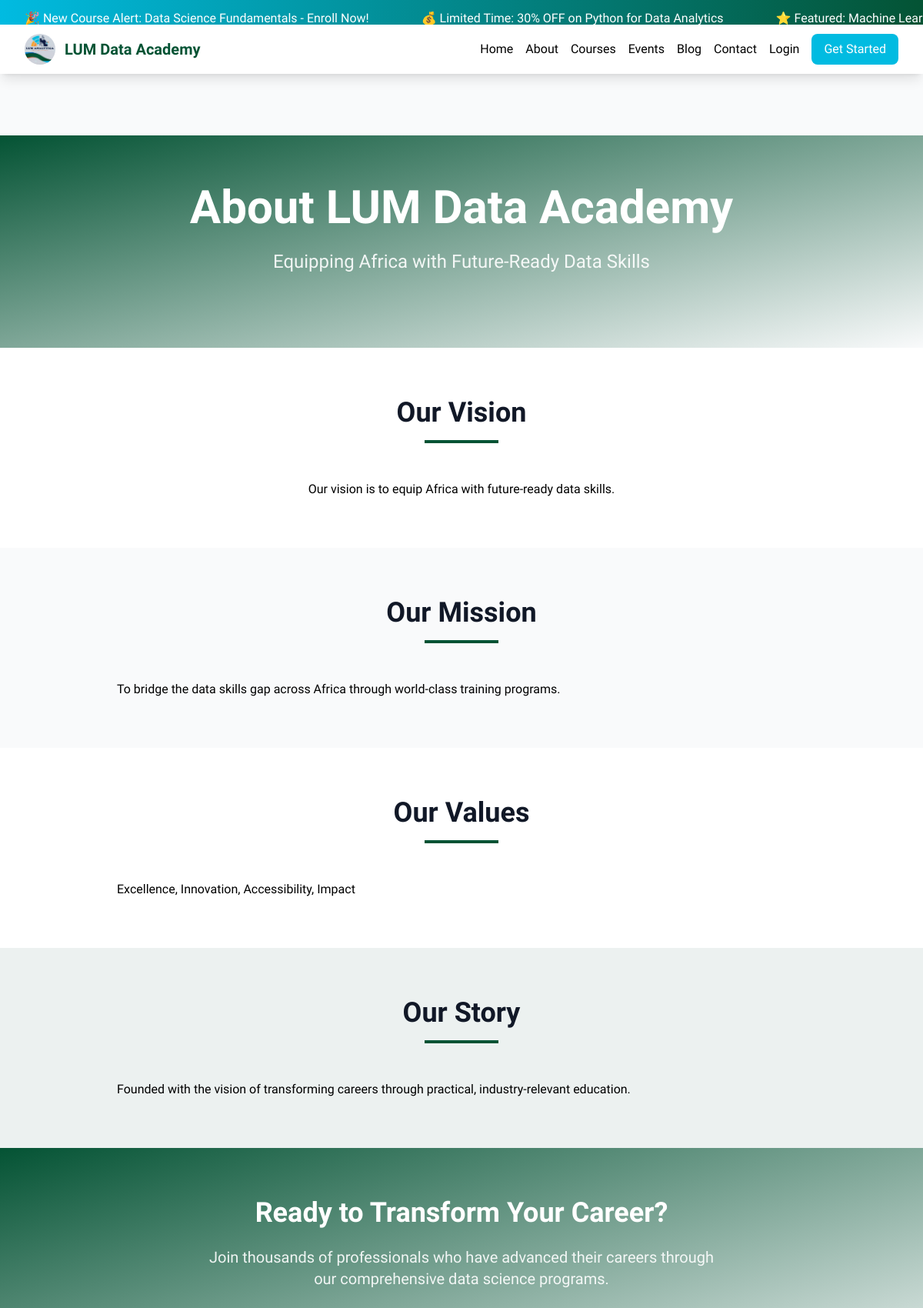
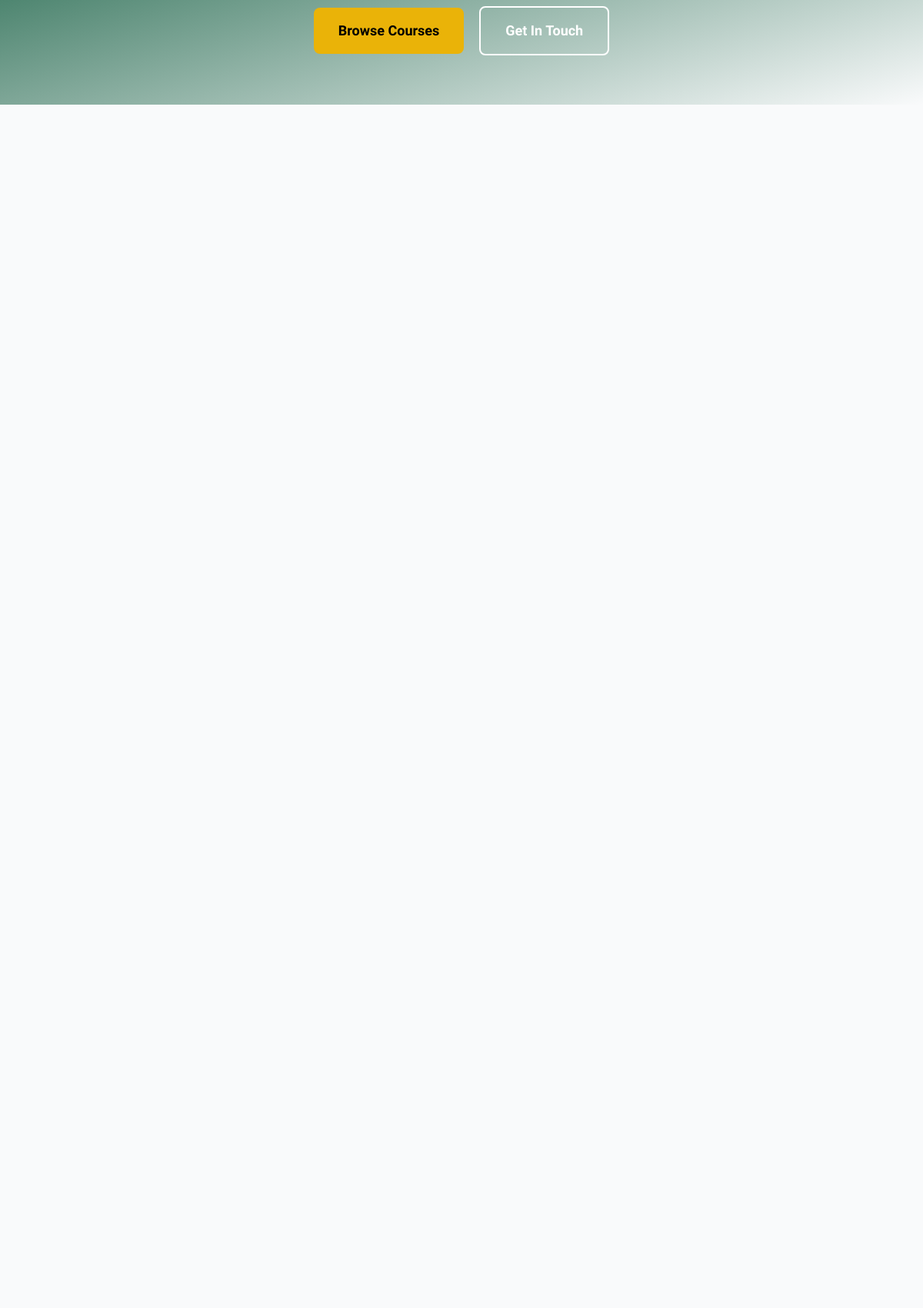
The page /about/ (upper part) on the database its author committed (2 pictures, top to bottom).
### core/models.py (models this page shows, shortened)
class AboutPage(models.Model):
    vision = CKEditor5Field(config_name='extends', help_text="Academy's vision statement")
    mission = CKEditor5Field(config_name='extends', help_text="Academy's mission statement")
    values = CKEditor5Field(config_name='extends', help_text="Core values and principles")
    story = CKEditor5Field(config_name='extends', help_text="Journey and credibility of LUM Data Academy")
    partners = CKEditor5Field(config_name='extends', blank=True, help_text="Partners and collaborators information")
    hero_title = models.CharField(max_length=200, default="About LUM Data Academy")
    hero_subtitle = models.CharField(max_length=300, default="Equipping Africa with Future-Ready Data Skills", blank=True)
    updated_at = models.DateTimeField(auto_now=True)
    class Meta:
        verbose_name = 'About Page'
        verbose_name_plural = 'About Page'

### core/views.py (the view)
# urls.py: path('about/', views.about, name='about'),
def about(request):
    try:
        about_page = AboutPage.objects.get(pk=1)
    except AboutPage.DoesNotExist:
        about_page = AboutPage.objects.create(
            hero_title="About LUM Data Academy",
            hero_subtitle="Equipping Africa with Future-Ready Data Skills",
            vision="Our vision is to equip Africa with future-ready data skills.",
            mission="To bridge the data skills gap across Africa through world-class training programs.",
            values="Excellence, Innovation, Accessibility, Impact",
            story="Founded with the vision of transforming careers through practical, industry-relevant education."
        )
    return render(request, 'core/about.html', {'about': about_page})

### core/context_processors.py (called while the page is built, shortened)
def admin_stats(request):
    return {}

### core/templates/core/about.html (shortened to what this page needs)
{% extends 'core/base.html' %}
{% block content %}
<div class="min-h-screen pt-20">
    <section class="bg-gradient-to-br from-primary to-primary-dark text-white py-16">
        <div class="max-w-7xl mx-auto px-4 sm:px-6 lg:px-8">
            <div class="max-w-4xl mx-auto text-center">
                <h1 class="text-4xl md:text-6xl font-bold mb-6">{{ about.hero_title }}</h1>
                {% if about.hero_subtitle %}
                <p class="text-xl md:text-2xl text-white/90 mb-8">{{ about.hero_subtitle }}</p>
                {% endif %}
            </div>
        </div>
    </section>
    <section class="py-16 bg-white">
        <div class="max-w-7xl mx-auto px-4 sm:px-6 lg:px-8">
            <div class="max-w-4xl mx-auto">
                <div class="text-center mb-12">
                    <h2 class="text-3xl md:text-4xl font-bold text-gray-900 mb-4">Our Vision</h2>
                    <div class="w-24 h-1 bg-primary mx-auto mb-8"></div>
                </div>
                <div class="prose prose-lg max-w-none text-center">
                    {{ about.vision|safe }}
                </div>
            </div>
        </div>
    </section>
    <section class="py-16 bg-gray-50">
        <div class="max-w-7xl mx-auto px-4 sm:px-6 lg:px-8">
            <div class="max-w-4xl mx-auto">
                <div class="text-center mb-12">
                    <h2 class="text-3xl md:text-4xl font-bold text-gray-900 mb-4">Our Mission</h2>
                    <div class="w-24 h-1 bg-primary mx-auto mb-8"></div>
                </div>
                <div class="prose prose-lg max-w-none">
                    {{ about.mission|safe }}
                </div>
            </div>
        </div>
    </section>
    <section class="py-16 bg-white">
        <div class="max-w-7xl mx-auto px-4 sm:px-6 lg:px-8">
            <div class="max-w-4xl mx-auto">
                <div class="text-center mb-12">
                    <h2 class="text-3xl md:text-4xl font-bold text-gray-900 mb-4">Our Values</h2>
                    <div class="w-24 h-1 bg-primary mx-auto mb-8"></div>
                </div>
                <div class="prose prose-lg max-w-none">
                    {{ about.values|safe }}
                </div>
            </div>
        </div>
    </section>
    <section class="py-16 bg-primary/5">
        <div class="max-w-7xl mx-auto px-4 sm:px-6 lg:px-8">
            <div class="max-w-4xl mx-auto">
                <div class="text-center mb-12">
                    <h2 class="text-3xl md:text-4xl font-bold text-gray-900 mb-4">Our Story</h2>
                    <div class="w-24 h-1 bg-primary mx-auto mb-8"></div>
                </div>
                <div class="prose prose-lg max-w-none">
                    {{ about.story|safe }}
                </div>
            </div>
        </div>
    </section>
    <section class="py-16 bg-gradient-to-br from-primary to-primary-dark text-white">
        <div class="max-w-7xl mx-auto px-4 sm:px-6 lg:px-8">
            <div class="text-center">
                <h2 class="text-3xl md:text-4xl font-bold mb-6">Ready to Transform Your Career?</h2>
                <p class="text-xl text-white/90 mb-8 max-w-2xl mx-auto">
                    Join thousands of professionals who have advanced their careers through our comprehensive data science programs.
                </p>
                <div class="space-x-4">
                    <a href="{% url 'courses:courses' %}" class="bg-yellow-500 hover:bg-yellow-600 text-black px-8 py-4 rounded-lg font-semibold text-lg transition-colors inline-block">
                        Browse Courses
                    </a>
                    <a href="{% url 'core:contact' %}" class="border-2 border-white text-white hover:bg-white hover:text-primary px-8 py-4 rounded-lg font-semibold text-lg transition-colors inline-block">
                        Get In Touch
                    </a>
                </div>
            </div>
        </div>
    </section>
</div>
{% endblock %}

### rows shown on the page
AboutPage: hero_title "About LUM Data Academy", hero_subtitle "Equipping Africa with Future-Ready Data Skills", vision "Our vision is to equip Africa with future-ready data skills.", mission "To bridge the data skills gap across Africa through world-class training programs.", values "Excellence, Innovation, Accessibility, Impact", story "Founded with the vision of transforming careers through practical, industry-relevant education."
